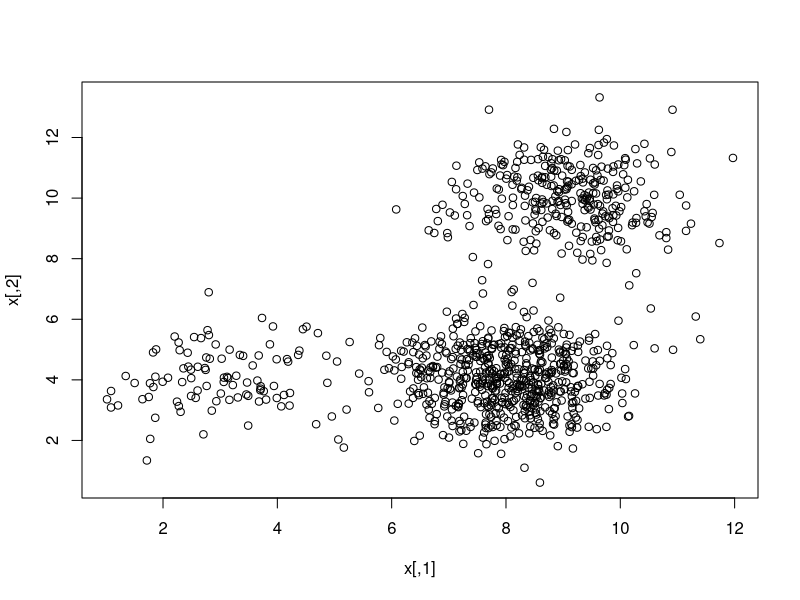
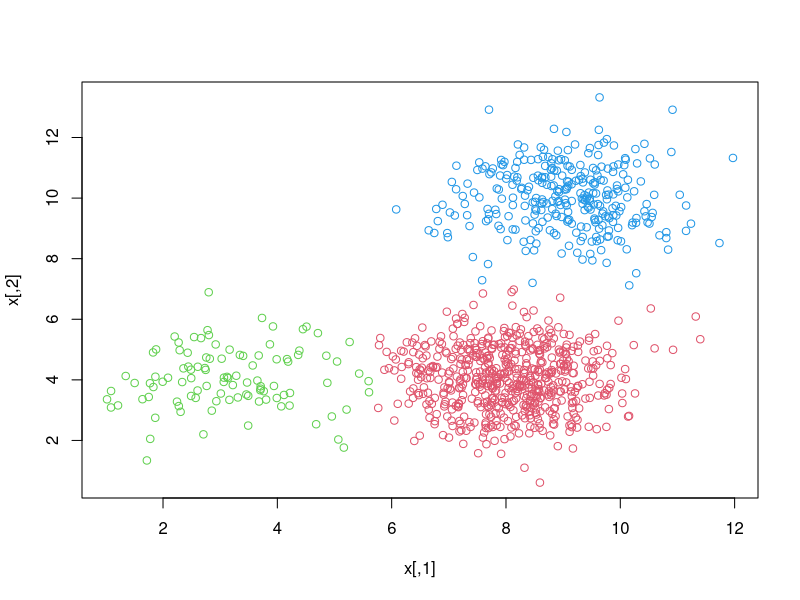

Recreate these plots in R, in order.
## Author: Sergio García Prado

rm(list = ls())

library(magrittr)
library(mvtnorm)
# Dimensions
d <- 2

# Mixtures
k <- 3

# Cases
n <- 1000

p <- c(0.1,
       0.6,
       0.3)

theta <- matrix(c(3,  4,
                  8,  4,
                  9, 10),
                k, d, byrow = TRUE)

x <- sapply(1:k, function(i){
      rmvnorm(n * p[i], theta[i, ])
  }) %>%
  { do.call(rbind, .) }

plot(x)


OptimizeTheta <- function(x) {
  colMeans(x)
}

CalculateB <- function(x, theta) {
  apply(x, 1, function(obs) {
    sapply(1:nrow(theta), function(i) {
      - sqrt(sum((obs - theta[i,]) ^ 2))
    }) %>%
    which.max()
  })
}

RandomTheta<- function(x, k, d) {
  means <- (1:d) %>%
    sapply(function(i) {
      sort(runif(k, min = min(x[, i]), max = max(x[, i])))
    })

  return(means)
}

OptimizeKMeansEM <- function(x, k, d) {
  theta <- RandomTheta(x, k, d)
  b <- CalculateB(x, theta)
  b.old <- rep(0, n)

  i <- 0
  while (any(b != b.old)) {
    # Fijamos criterio de convergencia en la estabilización de etiquetas de la mixtura.
    # Ya que cuando esta se estabiliza, los EMV de theta no variarán.

    i <- i + 1
    theta <- (1:k) %>%
      sapply(function(j) {
        OptimizeTheta(x[b == j, ])
      }) %>%
      t()

    b.old <- b
    b <- CalculateB(x, theta)
  }

  p <- (1:k) %>%
   sapply(function(i) {
     mean(b == i)
   })

  result <- list(theta = theta,
                 group = b,
                 steps = i,
                 ratios = p)
  return(result)
}

(opt.em <- OptimizeKMeansEM(x, k, d))

plot(x, col = opt.em$group + 1)
